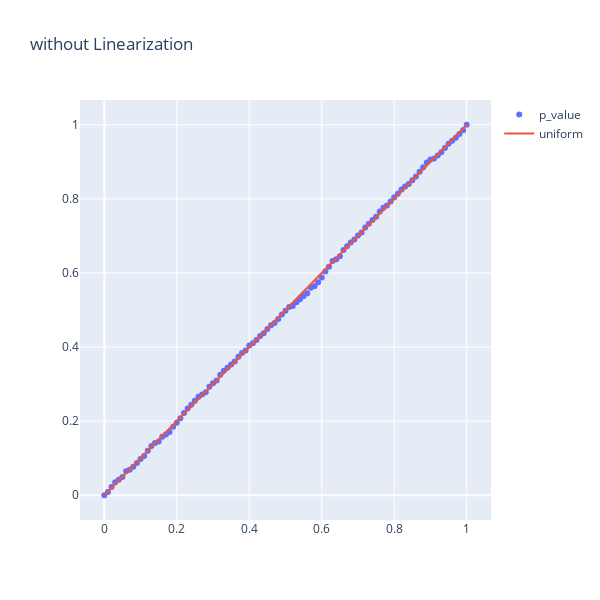

Notebook source saved alongside this figure:
### Code cell
get_qq_plot(p_values, title='without Linearization')
